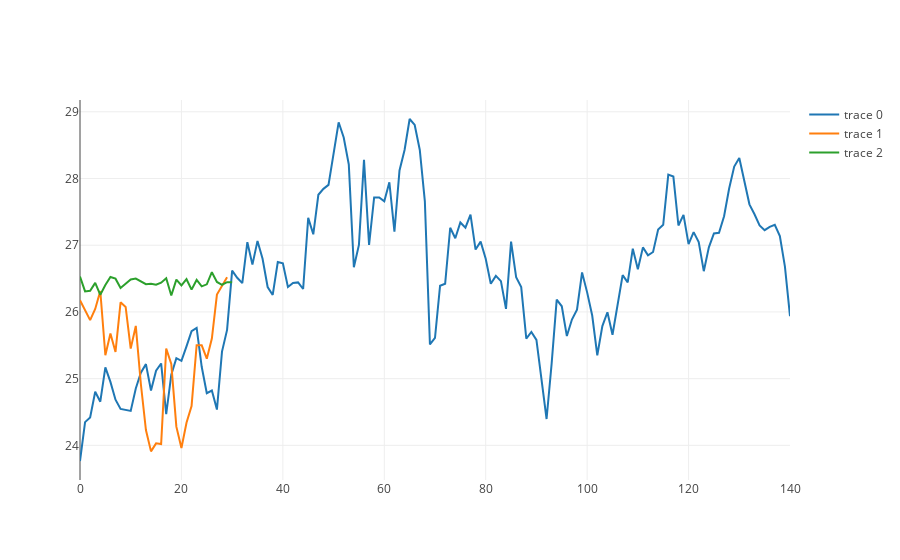

Write notebook code for a chart like this one.
### Code cell
length_test = 30
list_length_adjuster = -length_test

# SARIMAX example
from statsmodels.tsa.statespace.sarimax import SARIMAX
from random import random
# contrived dataset
data_sarimax = np_data
print(data_arima)
data1 = data_sarimax[:list_length_adjuster]
data2 = np_data_x[:list_length_adjuster]
# fit model
model = SARIMAX(data1, exog=data2, order=(6, 1, 2), seasonal_order=(1, 0, 1, 1))
model_fit = model.fit(disp=False)
# make prediction
exog2 = np_data_x[list_length_adjuster:]
yhat = model_fit.predict(len(data1)-1, len(data_sarimax)-1, exog=list(map(list, zip(*[exog2]))))
print(f"yhat = {yhat}")

data_arima_plot = []
data_arima_plot +=[go.Scatter(x=np.arange(len(data_sarimax[:list_length_adjuster])), y=data_sarimax[:list_length_adjuster], mode='lines')]
data_arima_plot +=[go.Scatter(x=np.arange(len(data_sarimax[list_length_adjuster:])), y=data_sarimax[list_length_adjuster:], mode='lines')]
data_arima_plot +=[go.Scatter(x=np.arange(len(yhat)), y=yhat, mode='lines')]

py.iplot(data_arima_plot)

#calculating error mse
mse = np.mean((data_sarimax[list_length_adjuster:] - yhat[:-1])**2)

print(f"SARIMAX mse = {mse}")

### Figure 1 — Plotly figure (JSON) as saved in the notebook; plotly's stock layout.template omitted (floating-point values rounded to 4 significant figures; data arrays with more than 128 entries replaced by an {"elided": "..."} marker saying what was removed)
{"data": [{"mode": "lines", "type": "scatter", "uid": "da43525e-05d1-44f3-9c67-1a6728567c8d", "x": {"elided": "141 int values"}, "y": {"elided": "141 float values"}}, {"mode": "lines", "type": "scatter", "uid": "7217b601-e6ed-44c2-ab08-22715a913a14", "x": [0, 1, 2, 3, 4, 5, 6, 7, 8, 9, 10, 11, 12, 13, 14, 15, 16, 17, 18, 19, 20, 21, 22, 23, 24, 25, 26, 27, 28, 29], "y": [26.17, 26.04, 25.88, 26.05, 26.31, 25.35, 25.68, 25.4, 26.14, 26.08, 25.45, 25.79, 24.92, 24.23, 23.91, 24.03, 24.02, 25.45, 25.22, 24.28, 23.96, 24.34, 24.59, 25.5, 25.5, 25.3, 25.6, 26.26, 26.39, 26.52]}, {"mode": "lines", "type": "scatter", "uid": "ca98cce6-2777-4663-8954-50f9550b4dce", "x": [0, 1, 2, 3, 4, 5, 6, 7, 8, 9, 10, 11, 12, 13, 14, 15, 16, 17, 18, 19, 20, 21, 22, 23, 24, 25, 26, 27, 28, 29, 30], "y": [26.53, 26.31, 26.32, 26.44, 26.26, 26.4, 26.52, 26.5, 26.36, 26.43, 26.49, 26.5, 26.45, 26.42, 26.42, 26.41, 26.44, 26.5, 26.25, 26.48, 26.4, 26.49, 26.33, 26.48, 26.38, 26.41, 26.6, 26.45, 26.41, 26.45, 26.45]}], "layout": {}}
